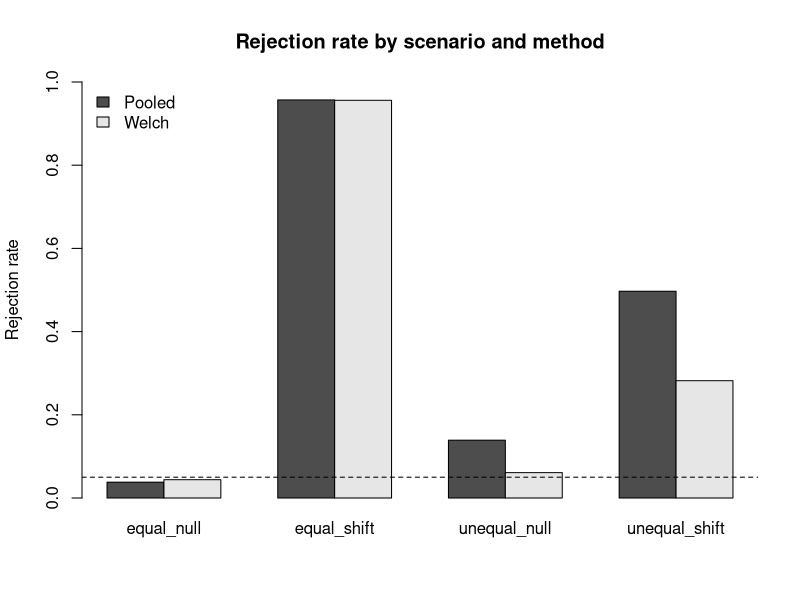

Write the R code that produced this figure.
library(dplyr); library(tidyr); library(tibble)
library(readr); library(stringr); library(forcats); library(purrr)

sales_raw <- tibble(
  sale_id = 1:8,
  customer_id = c("C1", "C2", "C1", "C3", "C2", "C4", "C5", "C2"),
  item_raw = c(" Pen", "PEN ", "Notebook", " pen ",
               "FOLDER", "Folder ", " ERASER ", "pen"),
  amount_raw = c("$10.00", "$20.00", NA, "$15.00",
                 "$30.00", "$25.00", NA, "$20.00"),
  discount_raw = c("0%", "10%", "5%", "0%", "20%", "10%", "0%", "0%"),
  code_raw = c("ST-101", "ON-102", "ST-103", "ON-104",
               "bad", "ST-106", "ON-107X", "on-108"),
  tags = c("gift;urgent", "online", "gift", "member",
           "online;member", "gift", "member", "gift;member")
)

#1a

sales_clean <- sales_raw |>
  mutate(
    item_clean    = str_to_lower(str_squish(item_raw)),
    amount        = parse_number(amount_raw),
    discount_rate = parse_number(discount_raw)/100,
    net_amount    = amount * (1 - discount_rate),
    size          = case_when(
      is.na(net_amount) ~ "unrecorded",
      net_amount >=20 ~ "large",
      .default = "small"
    )
  )

sales_clean |> select(sale_id, item_clean, amount, discount_rate, net_amount, size)


#1b

sales_codes <- sales_clean |>
  mutate(
    code_clean = str_to_upper(str_trim(code_raw)),
    valid_code = str_detect(code_clean, "^(ST|ON)-[0-9]{3}$")
  )

invalid_codes <- sales_codes |>
  filter(!valid_code) |>
  select(sale_id, code_raw, code_clean)

invalid_codes

valid_code_parts <- sales_codes |>
  filter(valid_code) |>
  separate_wider_delim(code_clean, delim = "-", names = c("channel", "number"), cols_remove = FALSE)
valid_code_parts |> select(sale_id, code_clean, channel, number)

sale_tags <- sales_clean |>
  select(sale_id, tags) |>
  separate_longer_delim(tags, delim = ";")

sale_tags

names(valid_code_parts)
#separate_wider_delim() splits one column into several and leaves the row count unchanged
#separate_longer_delim() splits one value into several rows, so the unit of a row changes from one sale to one sale-tag pair


#1c

customer_summary <- sales_clean |>
  summarise(
    sales_n     = n(),
    known_n     = sum(!is.na(net_amount)),
    large_n     = sum(net_amount >= 20, na.rm = TRUE),
    large_share = if_else(known_n == 0, NA_real_, large_n/ known_n),
    .by = customer_id
  ) |>
  arrange(customer_id)

customer_summary

#c1 large_share = 0/1 = 0
#numerator is c1 sales with a known net amount of at least 20, sale 1 has net 10 so thats 0
#denominator is c1 sales with a known net amount, sale 3 is NA so it gets dropped, leaving just sale 1
#the NA sale is dropped from both sides, it does not count as "not large"

sales_factors <- sales_clean |>
  mutate(
    item_factor = fct_infreq(factor(item_clean)),
    item_group  = fct_lump_n(factor(item_clean), n = 2, other_level = "Other")
  )

levels(sales_factors$item_factor)
levels(sales_factors$item_group)
sales_factors |> count(item_factor)
sales_factors |> count(item_group)

#changing level order is rearranging data when displayed, no data is changed, can be reversed
#combining categories rewrites row values, the merge cannot be undone

reports_raw <- tibble(
  form = c("A", "A", "A", "B", "B", "B"),
  line = c(1, 2, 3, 1, 2, 3),
  customer_id = c("C1", NA, "C2", "C3", NA, "C4"),
  round = c(1, 3, 1, 1, 2, 1),
  primary_amount = c(10, -999, 20, NA, 0, 30),
  backup_amount = c(NA, 15, 25, NA, 99, NA)
)
customers <- tibble(
  customer_id = c("C1", "C2", "C3", "C5"),
  region = c("North", "South", NA, "West")
)


#2a 

reports_raw <- tibble(
  form = c("A", "A", "A", "B", "B", "B"),
  line = c(1, 2, 3, 1, 2, 3),
  customer_id = c("C1", NA, "C2", "C3", NA, "C4"),
  round = c(1, 3, 1, 1, 2, 1),
  primary_amount = c(10, -999, 20, NA, 0, 30),
  backup_amount = c(NA, 15, 25, NA, 99, NA)
)

customers <- tibble(
  customer_id = c("C1", "C2", "C3", "C5"),
  region = c("North", "South", NA, "West")
)

reports_labeled <- reports_raw |>
  arrange(form, line) |>
  group_by(form) |>
  fill(customer_id, .direction = "down") |>
  ungroup()

reports_clean <- reports_labeled |>
  mutate(
    primary_clean = na_if(primary_amount, -999),
    amount        = coalesce(primary_clean, backup_amount)
  )

reports_clean |>
  select(form, line, customer_id, round, primary_amount, backup_amount, amount)

reports_complete <- reports_clean |>
  select(customer_id, round, amount) |>
  mutate(recorded_row = TRUE) |>
  complete(customer_id, round = 1:3, fill = list(recorded_row = FALSE))

reports_complete

n_original <- sum(reports_complete$recorded_row)
n_added    <- sum(!reports_complete$recorded_row)
na_before  <- sum(is.na(reports_clean$amount))
na_after   <- sum(is.na(reports_complete$amount))

tibble(
  original_rows  = n_original,
  added_rows     = n_added,
  missing_before = na_before,
  missing_after  = na_after
)

#a recorded primary value is what the form actually reported, so we keep it even when its 0
#coalesce only reaches for backup_amount when primary_clean is NA
#0 is a real recorded amount, not missing info, so swapping in the backup would overwrite

#explicit missing: c3 round 1, the row is there but primary and backup are both NA so amount is NA
#implicit missing: c1 round 2, no row at all before complete(), c1 only has rounds 1 and 3
#missing_after = missing_before + added_rows, complete() just turns implicit missing into explicit missing


#2b

sum(duplicated(customers$customer_id))
sum(is.na(customers$customer_id))

reports_clean |>
  count(customer_id, round) |>
  filter(n > 1)

customers_marked <- customers |>
  mutate(customer_found = TRUE)

reports_joined <- reports_clean |>
  left_join(
    customers_marked,
    by           = join_by(customer_id),
    relationship = "many-to-one",
    na_matches   = "never"
  ) |>
  mutate(customer_found = coalesce(customer_found, FALSE))

reports_joined |>
  select(customer_id, round, amount, region, customer_found)

only_in_reports <- reports_clean |>
  anti_join(customers, by = join_by(customer_id), na_matches = "never") |>
  distinct(customer_id)

only_in_customers <- customers |>
  anti_join(reports_clean, by = join_by(customer_id), na_matches = "never") |>
  distinct(customer_id)

only_in_reports
only_in_customers

#c3 and c4 both show region NA so region alone cant tell them apart
#c3 has customer_found TRUE, the customer exists and its region field is just blank, missing attribute
#c4 has customer_found FALSE, nothing matched at all, so region is NA as a side effect, missing record
#without the flag a failed join looks the same as a join that matched an empty field


#2c

customers_bad <- bind_rows(customers,
                           tibble(customer_id = "C2", region = "East"))

reports_duplicated <- reports_clean |>
  left_join(
    customers_bad,
    by           = join_by(customer_id),
    relationship = "many-to-many"
  )

tibble(
  stage        = c("before", "after"),
  n_rows       = c(nrow(reports_clean), nrow(reports_duplicated)),
  total_amount = c(sum(reports_clean$amount,      na.rm = TRUE),
                   sum(reports_duplicated$amount, na.rm = TRUE))
)

reports_duplicated |>
  count(customer_id, round) |>
  filter(n > 1)

reports_wide <- reports_complete |>
  select(customer_id, round, amount) |>
  pivot_wider(
    names_from   = round,
    values_from  = amount,
    names_prefix = "round_"
  )

reports_wide

reports_wide |>
  pivot_longer(
    cols           = starts_with("round_"),
    names_to       = "round",
    values_to      = "amount",
    values_drop_na = TRUE
  ) |>
  nrow()

#repeated report is c2 round 1 with amount 20
#c2 has one report but customers_bad has two c2 rows, so the join spits that report out twice
#rows go 6 -> 7 and total goes 75 -> 95, the extra 20 isnt new data, its one measurement counted twice

#many-to-one would error instead of duplicating, it claims each report matches at most one customer row and thats false for c2
#many-to-many doesnt fix anything, it just stops the complaint
#both regions (south and east) are still there, the join has no way to pick so it keeps both
#relationship is a check, not a repair, the real fix is deduping customers_bad first

#prediction: 5 rows left, one per non-missing amount (c1 r1 10, c1 r3 15, c2 r1 20, c3 r2 0, c4 r1 30)
#the other 7 of the 12 cells are NA and get dropped
#dropping NA removes rows, it doesnt fill in values, the unknown amounts are still unknown just hidden
#it also undoes what complete() gave us, c3 round 1 was a real submitted report with an unknown amount
#while c1 round 2 was never submitted at all, after the drop both are just gone


#3a

two_sample_t <- function(x, y, equal_var = FALSE, alpha = 0.05) {
  n_x  <- length(x)
  n_y  <- length(y)
  xbar <- mean(x)
  ybar <- mean(y)
  s2_x <- var(x)
  s2_y <- var(y)
  
  if (equal_var) {
    method <- "Pooled"
    s2_p   <- ((n_x - 1) * s2_x + (n_y - 1) * s2_y) / (n_x + n_y - 2)
    se     <- sqrt(s2_p * (1 / n_x + 1 / n_y))
    df     <- n_x + n_y - 2
  } else {
    method <- "Welch"
    se     <- sqrt(s2_x / n_x + s2_y / n_y)
    df     <- (s2_x / n_x + s2_y / n_y)^2 /
      ((s2_x / n_x)^2 / (n_x - 1) + (s2_y / n_y)^2 / (n_y - 1))
  }
  
  t_stat  <- (xbar - ybar) / se
  p_value <- 2 * pt(abs(t_stat), df = df, lower.tail = FALSE)
  
  result <- list(
    method  = method,
    t_stat  = t_stat,
    df      = df,
    p_value = p_value,
    reject  = p_value < alpha
  )
  
  return(result)
}

x_check <- c(12, 15, 14, 10, 13)
y_check <- c(9, 11, 8, 10, 7, 12, 9, 8)

res_welch  <- two_sample_t(x_check, y_check)
res_pooled <- two_sample_t(x_check, y_check, equal_var = TRUE)

res_welch
res_pooled

ref_welch  <- t.test(x_check, y_check, var.equal = FALSE)
ref_pooled <- t.test(x_check, y_check, var.equal = TRUE)

comparison <- data.frame(
  method    = rep(c("Welch", "Pooled"), each = 3),
  quantity  = rep(c("t_stat", "df", "p_value"), times = 2),
  mine      = c(res_welch$t_stat,  res_welch$df,  res_welch$p_value,
                res_pooled$t_stat, res_pooled$df, res_pooled$p_value),
  reference = unname(c(ref_welch$statistic,  ref_welch$parameter,  ref_welch$p.value,
                       ref_pooled$statistic, ref_pooled$parameter, ref_pooled$p.value))
)
comparison$abs_diff   <- abs(comparison$mine - comparison$reference)
comparison$under_1e_8 <- comparison$abs_diff < 1e-8

comparison
all(comparison$under_1e_8)


#all six differences are under 1e-8 for welch and pooled, so the function matches t.test()


#3b

B     <- 1000
n_x   <- 20
n_y   <- 40
alpha <- 0.05

scenarios <- data.frame(
  scenario = c("equal_null", "unequal_null",
               "equal_shift", "unequal_shift"),
  mean_x = c(0, 0, 0, 0),
  mean_y = c(0, 0, 1, 1),
  sd_x   = c(1, 3, 1, 3),
  sd_y   = c(1, 1, 1, 1),
  stringsAsFactors = FALSE
)

set.seed(2026)

total_rows  <- nrow(scenarios) * B * 2
scenario_v  <- character(total_rows)
replicate_v <- integer(total_rows)
method_v    <- character(total_rows)
t_stat_v    <- numeric(total_rows)
df_v        <- numeric(total_rows)
p_value_v   <- numeric(total_rows)
reject_v    <- logical(total_rows)

row_i <- 0L

for (s in seq_len(nrow(scenarios))) {
  for (b in seq_len(B)) {
    
    x <- rnorm(n_x, mean = scenarios$mean_x[s], sd = scenarios$sd_x[s])
    y <- rnorm(n_y, mean = scenarios$mean_y[s], sd = scenarios$sd_y[s])
    
    fits <- list(
      two_sample_t(x, y, equal_var = FALSE, alpha = alpha),
      two_sample_t(x, y, equal_var = TRUE,  alpha = alpha)
    )
    
    for (k in 1:2) {
      row_i <- row_i + 1L
      fit   <- fits[[k]]
      scenario_v[row_i]  <- scenarios$scenario[s]
      replicate_v[row_i] <- b
      method_v[row_i]    <- fit$method
      t_stat_v[row_i]    <- fit$t_stat
      df_v[row_i]        <- fit$df
      p_value_v[row_i]   <- fit$p_value
      reject_v[row_i]    <- fit$reject
    }
  }
}

simulation_results <- tibble(
  scenario  = scenario_v,
  replicate = replicate_v,
  method    = method_v,
  t_stat    = t_stat_v,
  df        = df_v,
  p_value   = p_value_v,
  reject    = reject_v
)

head(simulation_results)
nrow(simulation_results)

simulation_summary <- simulation_results |>
  summarise(
    mean_t         = mean(t_stat),
    sd_t           = sd(t_stat),
    rejection_rate = mean(reject),
    .by = c(scenario, method)
  ) |>
  arrange(scenario, method) |>
  mutate(across(c(mean_t, sd_t, rejection_rate), \(v) round(v, 3)))

simulation_summary

rate_matrix <- with(
  simulation_summary,
  tapply(rejection_rate, list(method, scenario), identity)
)

barplot(
  rate_matrix,
  beside      = TRUE,
  ylim        = c(0, 1),
  ylab        = "Rejection rate",
  main        = "Rejection rate by scenario and method",
  legend.text = rownames(rate_matrix),
  args.legend = list(x = "topleft", bty = "n")
)
abline(h = alpha, lty = 2)

#with equal variances both tests sit near 0.05 in equal_null so both hold their type I error, but in
#unequal_null pooled jumps to about 0.14 while welch stays near 0.05, since the big variance is on the
#small sample and that makes the pooled standard error too small.
#once the means differ by 1 both tests gain power, around 0.95 each in equal_shift, and in unequal_shift
#pooled rejects more often than welch.
#that isnt real power, the same too-small standard error that broke its null rate is what lifts it,
# it just rejects more often either way.
#power only means something once the type I error is right, so welch is the better default, it gives up a
#little power when variances really are equal in exchange for a correct error rate when they arent.
